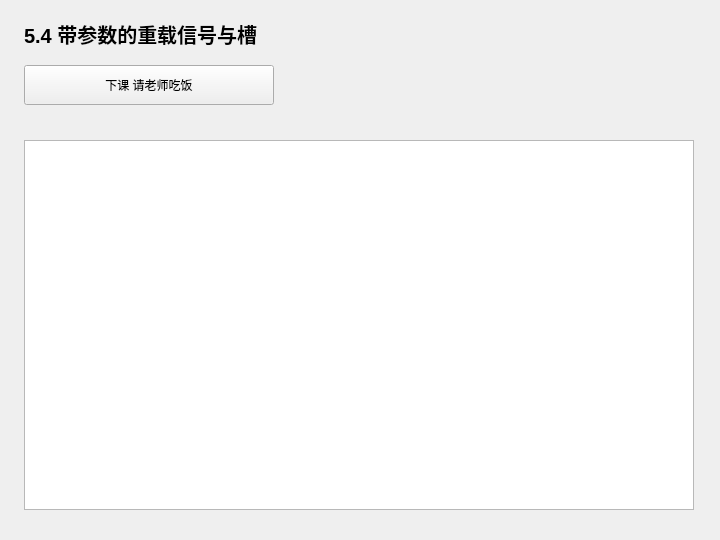
<?xml version="1.0" encoding="UTF-8"?>
<ui version="4.0">
 <class>Widget</class>
 <widget class="QWidget" name="Widget">
  <property name="geometry">
   <rect>
    <x>0</x>
    <y>0</y>
    <width>720</width>
    <height>540</height>
   </rect>
  </property>
  <property name="windowTitle">
   <string>5.4 带参数的重载信号与槽</string>
  </property>
  <widget class="QLabel" name="headingLabel">
   <property name="geometry">
    <rect>
     <x>24</x>
     <y>18</y>
     <width>670</width>
     <height>32</height>
    </rect>
   </property>
   <property name="text">
    <string>5.4 带参数的重载信号与槽</string>
   </property>
   <property name="font">
    <font>
     <pointsize>15</pointsize>
     <bold>true</bold>
    </font>
   </property>
  </widget>
  <widget class="QPlainTextEdit" name="outputEdit">
   <property name="geometry">
    <rect>
     <x>24</x>
     <y>140</y>
     <width>670</width>
     <height>370</height>
    </rect>
   </property>
   <property name="readOnly">
    <bool>true</bool>
   </property>
  </widget>
  <widget class="QPushButton" name="runButton">
   <property name="geometry">
    <rect>
     <x>24</x>
     <y>65</y>
     <width>250</width>
     <height>40</height>
    </rect>
   </property>
   <property name="text">
    <string>下课 请老师吃饭</string>
   </property>
  </widget>
 </widget>
 <resources />
 <connections />
</ui>
